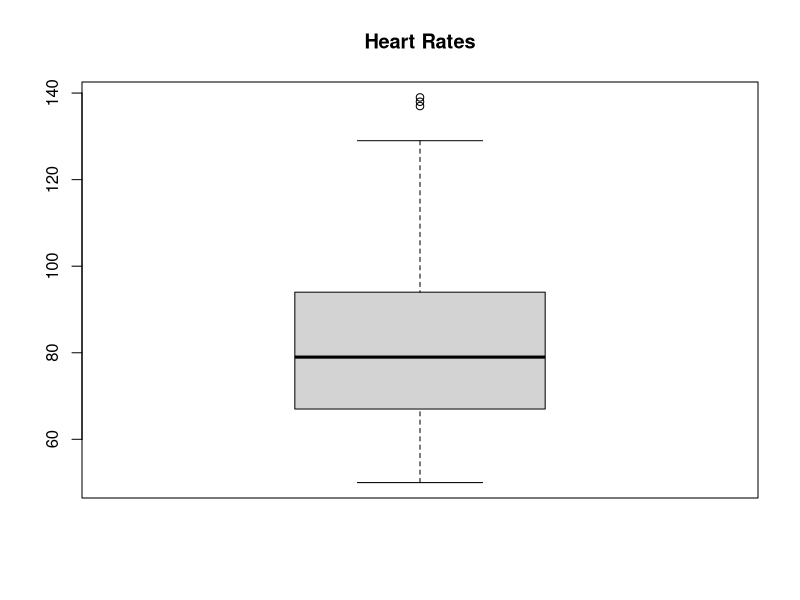
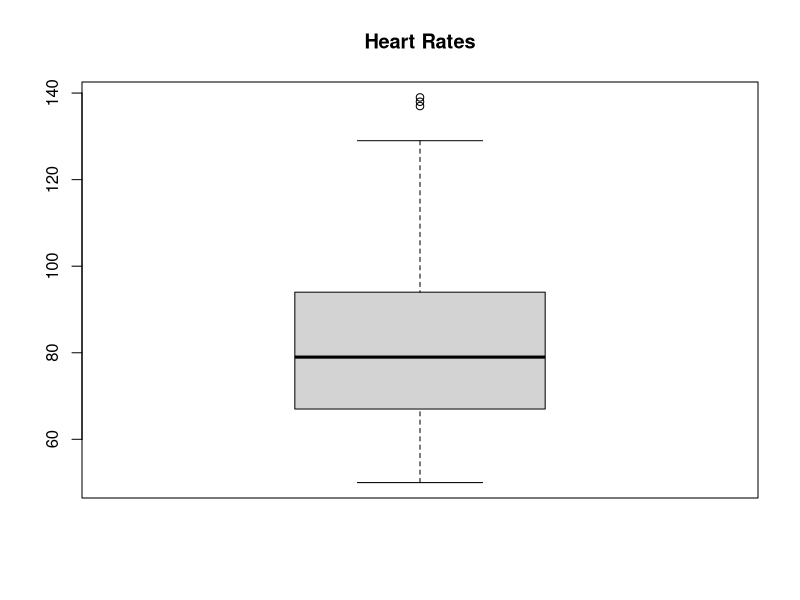

Reproduce these figures in R, in order.
# Week 3 – Task 4 Outliers & Boxplots
# 
# Create a vector to store the heart rates of 500 people.
heartRates <- c(59, 90, 97, 91, 86, 77, 63, 76, 52, 73, 66, 101, 78, 99, 90, 53, 89, 52, 75, 90,
                64, 69, 69, 53, 119, 96, 113, 86, 76, 88, 129, 50, 84, 78, 80, 138, 77, 71, 96, 74, 104, 101, 83,
                81, 74, 94, 98, 72, 50, 70, 75, 100, 86, 106, 84, 84, 66, 103, 87, 98, 78, 96, 98, 75, 88, 106,
                90, 81, 103, 81, 94, 106, 65, 73, 73, 109, 92, 91, 93, 72, 50, 83, 102, 59, 74, 81, 89, 71, 84,
                102, 82, 65, 82, 77, 76, 61, 103, 77, 87, 69, 72, 117, 110, 55, 60, 95, 73, 51, 99, 102, 93, 55,
                91, 71, 68, 79, 61, 60, 98, 63, 100, 69, 68, 96, 60, 65, 57, 68, 70, 116, 94, 78, 82, 50, 56, 66,
                115, 104, 68, 79, 102, 99, 63, 60, 98, 67, 50, 55, 101, 70, 71, 72, 106, 102, 95, 79, 101, 87,
                77, 76, 113, 90, 80, 92, 67, 86, 55, 53, 59, 76, 81, 73, 76, 89, 93, 60, 107, 107, 66, 90, 102,
                74, 78, 106, 50, 87, 53, 61, 88, 81, 92, 61, 50, 113, 104, 68, 69, 73, 117, 80, 91, 137, 79, 71,
                72, 109, 50, 104, 50, 87, 97, 101, 50, 90, 53, 94, 109, 77, 93, 61, 74, 67, 78, 65, 52, 86, 102,
                103, 50, 78, 81, 63, 99, 62, 68, 74, 63, 67, 50, 86, 82, 76, 76, 59, 89, 66, 101, 50, 71, 76, 91,
                58, 83, 96, 108, 64, 77, 85, 74, 83, 122, 76, 74, 84, 106, 97, 95, 68, 100, 52, 71, 59, 77, 74,
                77, 72, 83, 79, 75, 81, 106, 77, 89, 85, 65, 81, 69, 71, 62, 64, 80, 64, 96, 68, 74, 89, 97, 87,
                93, 79, 111, 78, 102, 78, 52, 66, 53, 87, 92, 51, 84, 50, 81, 89, 58, 72, 91, 80, 108, 98, 55, 57,
                93, 66, 89, 87, 65, 109, 94, 90, 62, 82, 78, 77, 96, 60, 56, 64, 107, 69, 79, 71, 71, 50, 114, 67,
                95, 67, 103, 66, 50, 89, 70, 68, 92, 80, 95, 88, 102, 89, 101, 104, 74, 99, 64, 127, 73, 50, 96,
                50, 102, 81, 59, 93, 96, 91, 123, 103, 70, 79, 61, 77, 74, 89, 78, 98, 71, 126, 82, 77, 62, 54,
                95, 67, 60, 59, 54, 117, 89, 50, 111, 120, 102, 79, 84, 85, 94, 86, 119, 86, 107, 70, 110, 57,
                59, 108, 80, 90, 67, 77, 112, 89, 50, 89, 64, 105, 97, 96, 74, 103, 77, 80, 81, 50, 127, 57, 89,
                50, 88, 56, 91, 76, 108, 58, 89, 90, 91, 89, 74, 68, 102, 64, 73, 67, 96, 78, 83, 69, 71, 110, 78,
                75, 97, 101, 52, 105, 80, 59, 66, 50, 50, 79, 92, 55, 139, 66, 74, 92, 104, 71, 74, 50, 50, 75,
                85, 71, 50, 86, 71, 107, 63, 89, 77, 95, 60, 88, 72, 87, 66, 98)

# Convert the vector to z-scores using standardization
standardUnits <- scale(heartRates) # scale() returns a matrix
  # could also be done as below
  #standardUnits <- as.numeric(scale(heartRates))

# Run the summary function 
summary(standardUnits) #  mean is 0 indicating values have been standardized, max is 3.1746 SDs above mean indicating outlier exists 

# Convert all negative numbers to positive numbers enables us to count the number of outliers
absoluteStandardUnits <- abs(standardUnits)

# Count the number of outliers according to threshold of 1.96
outliers <- absoluteStandardUnits[absoluteStandardUnits >= 1.96]
length(outliers)

# Change the threshold to identify more extreme outliers
outliers <- absoluteStandardUnits[absoluteStandardUnits >= 3]
length(outliers)

# Boxplot the heartRates vector
boxplot(heartRates,main="Heart Rates")

# Get statistics for outlier calculations
summary(heartRates)
IQR(heartRates)

# Count the number of high outliers 
outliers <- heartRates[heartRates >= 134.5] # calculation of 75th percentile (94.00) & interquartile range (27) 94.00 + (27*1.5) = 134.5
length(outliers)

# Count the number of low outliers 
outliers <- heartRates[heartRates <= 26.5]
length(outliers)

# Coded calculations (opposed to manual lab)
#q1 <- quantile(heartRates, 0.25)
#q3 <- quantile(heartRates, 0.75)
#iqr <- IQR(heartRates)

#upper_fence <- q3 + 1.5 * iqr
#lower_fence <- q1 - 1.5 * iqr

#high_outliers <- heartRates[heartRates >= upper_fence]
#low_outliers  <- heartRates[heartRates <= lower_fence]

#length(high_outliers)
#length(low_outliers)

# Access the raw numbers classified as outliers by the boxplot function 
x <- boxplot(heartRates,main="Heart Rates")
x$out

